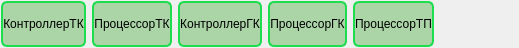
<?xml version="1.0" encoding="UTF-8"?>
<ui version="4.0">
 <class>WidgetBlockStatus</class>
 <widget class="QWidget" name="WidgetBlockStatus">
  <property name="geometry">
   <rect>
    <x>0</x>
    <y>0</y>
    <width>519</width>
    <height>48</height>
   </rect>
  </property>
  <property name="sizePolicy">
   <sizepolicy hsizetype="Maximum" vsizetype="Minimum">
    <horstretch>0</horstretch>
    <verstretch>0</verstretch>
   </sizepolicy>
  </property>
  <property name="maximumSize">
   <size>
    <width>16777215</width>
    <height>16777215</height>
   </size>
  </property>
  <property name="windowTitle">
   <string>Поворотное устройство</string>
  </property>
  <property name="styleSheet">
   <string notr="true">QPushButton
{
	background-color: rgba(32, 156, 19, 83);
    border: 2px solid line;
    border-radius: 6px;
   
	border-color: rgb(30, 221, 78);
}

QPushButton::pressed
{
	background-color: rgba(32, 156, 19, 163);
    border: 3px solid line;
    border-radius: 6px;
   
	border-color: rgb(30, 221, 78);
}</string>
  </property>
  <layout class="QHBoxLayout" name="horizontalLayout">
   <property name="leftMargin">
    <number>1</number>
   </property>
   <property name="topMargin">
    <number>1</number>
   </property>
   <property name="rightMargin">
    <number>1</number>
   </property>
   <property name="bottomMargin">
    <number>1</number>
   </property>
   <item>
    <widget class="QPushButton" name="butStatusCamera1_4">
     <property name="sizePolicy">
      <sizepolicy hsizetype="Minimum" vsizetype="Minimum">
       <horstretch>0</horstretch>
       <verstretch>0</verstretch>
      </sizepolicy>
     </property>
     <property name="maximumSize">
      <size>
       <width>100</width>
       <height>60</height>
      </size>
     </property>
     <property name="text">
      <string>КонтроллерТК</string>
     </property>
     <property name="checkable">
      <bool>true</bool>
     </property>
    </widget>
   </item>
   <item>
    <widget class="QPushButton" name="butStatusCamera1">
     <property name="sizePolicy">
      <sizepolicy hsizetype="Minimum" vsizetype="Minimum">
       <horstretch>0</horstretch>
       <verstretch>0</verstretch>
      </sizepolicy>
     </property>
     <property name="maximumSize">
      <size>
       <width>100</width>
       <height>60</height>
      </size>
     </property>
     <property name="text">
      <string>ПроцессорТК</string>
     </property>
     <property name="checkable">
      <bool>true</bool>
     </property>
    </widget>
   </item>
   <item>
    <widget class="QPushButton" name="butStatusCamera1_5">
     <property name="sizePolicy">
      <sizepolicy hsizetype="Minimum" vsizetype="Minimum">
       <horstretch>0</horstretch>
       <verstretch>0</verstretch>
      </sizepolicy>
     </property>
     <property name="maximumSize">
      <size>
       <width>100</width>
       <height>60</height>
      </size>
     </property>
     <property name="text">
      <string>КонтроллерГК</string>
     </property>
     <property name="checkable">
      <bool>true</bool>
     </property>
    </widget>
   </item>
   <item>
    <widget class="QPushButton" name="butStatusCamera1_2">
     <property name="sizePolicy">
      <sizepolicy hsizetype="Minimum" vsizetype="Minimum">
       <horstretch>0</horstretch>
       <verstretch>0</verstretch>
      </sizepolicy>
     </property>
     <property name="maximumSize">
      <size>
       <width>100</width>
       <height>60</height>
      </size>
     </property>
     <property name="text">
      <string>ПроцессорГК</string>
     </property>
     <property name="checkable">
      <bool>true</bool>
     </property>
    </widget>
   </item>
   <item>
    <widget class="QPushButton" name="butStatusCamera1_3">
     <property name="sizePolicy">
      <sizepolicy hsizetype="Minimum" vsizetype="Minimum">
       <horstretch>0</horstretch>
       <verstretch>0</verstretch>
      </sizepolicy>
     </property>
     <property name="maximumSize">
      <size>
       <width>100</width>
       <height>60</height>
      </size>
     </property>
     <property name="text">
      <string>ПроцессорТП</string>
     </property>
     <property name="checkable">
      <bool>true</bool>
     </property>
    </widget>
   </item>
   <item>
    <spacer name="horizontalSpacer">
     <property name="orientation">
      <enum>Qt::Orientation::Horizontal</enum>
     </property>
     <property name="sizeHint" stdset="0">
      <size>
       <width>40</width>
       <height>20</height>
      </size>
     </property>
    </spacer>
   </item>
  </layout>
 </widget>
 <resources>
  <include location="Images.qrc"/>
 </resources>
 <connections/>
</ui>
